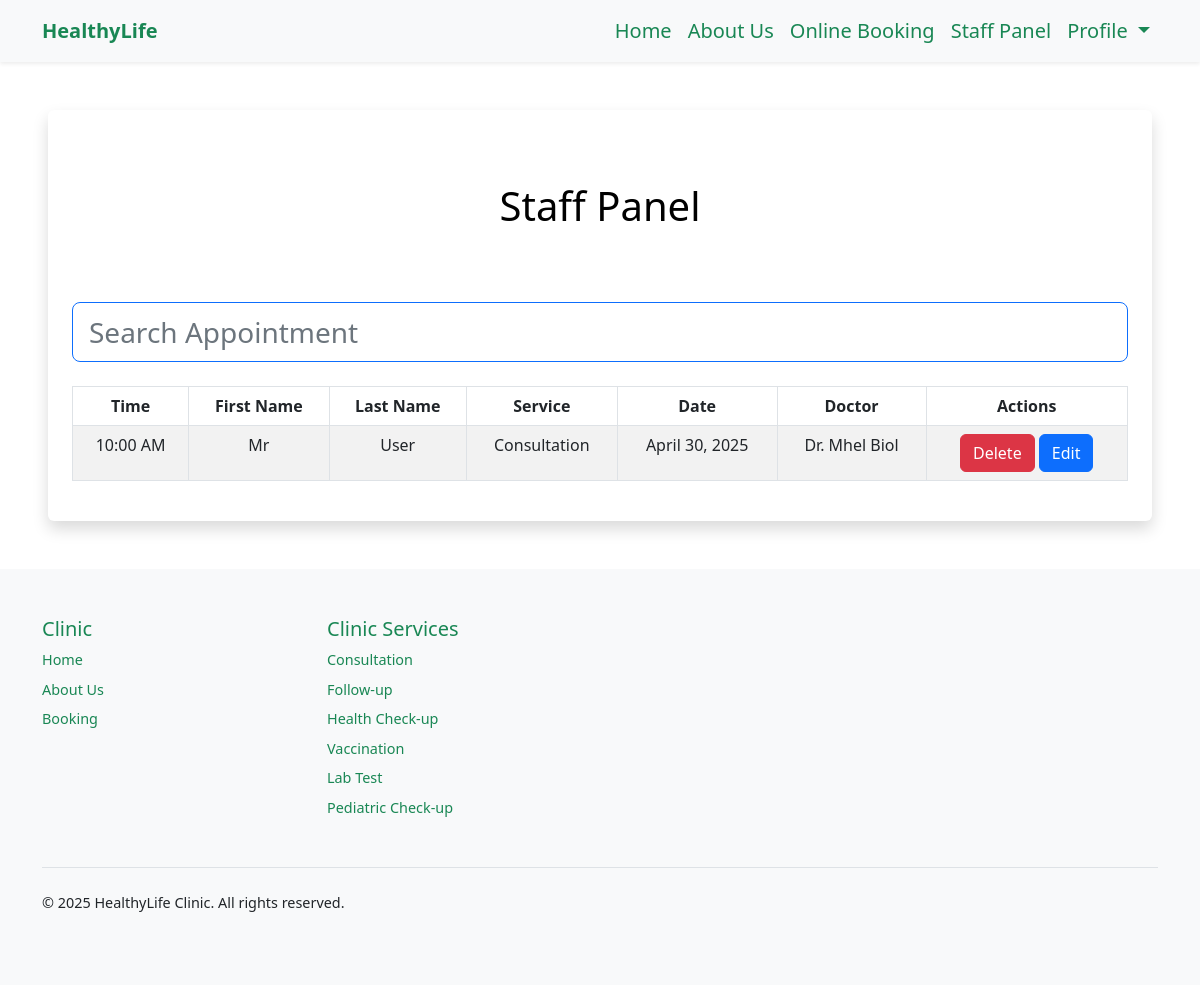
/staff-panel (signed in), run on an earlier commit of the app's database.
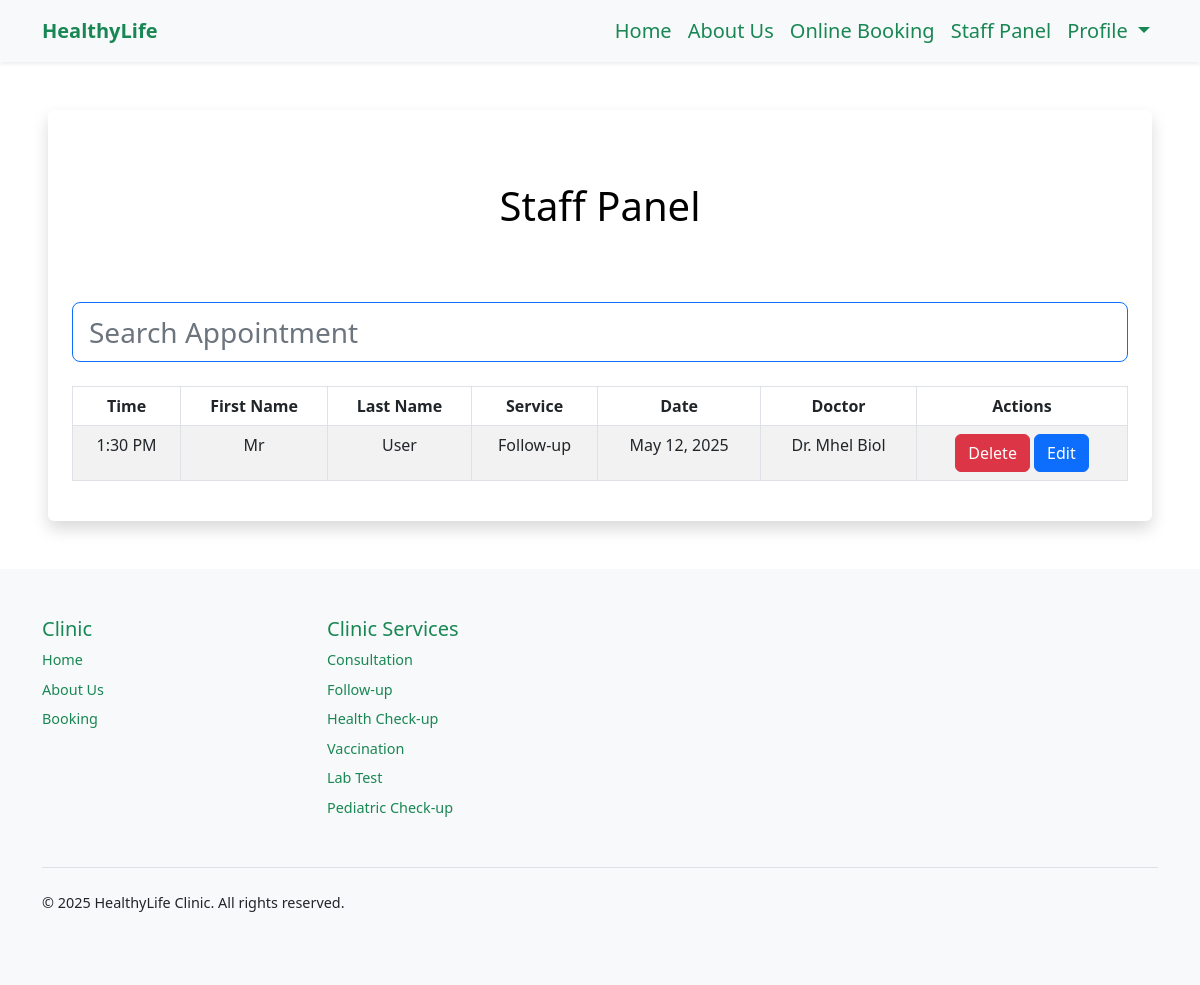
And on a later commit of the database.
### booking/models.py (models this page shows, shortened)
class Appointment(models.Model):
    user = models.ForeignKey(User, on_delete=models.CASCADE, null=True, blank=True)
    service = models.CharField(max_length=50, choices=SERVICE_CHOICES, default="Doctor care")
    doctor = models.CharField(max_length=255, default="Unknown")
    day = models.DateField(default=datetime.now)
    time = models.CharField(max_length=10, choices=TIME_CHOICES, default="3 PM")
    time_ordered = models.DateTimeField(default=datetime.now, blank=True)

### booking/views.py (the view)
# urls.py: path('staff-panel', views.staffPanel, name='staffPanel'),
def staffPanel(request):
    today = datetime.today()
    minDate = today.strftime('%Y-%m-%d')
    deltatime = today + timedelta(days=31)
    strdeltatime = deltatime.strftime('%Y-%m-%d')
    maxDate = strdeltatime
    items = Appointment.objects.filter(day__range=[minDate, maxDate]).order_by('day', 'time')
    return render(request, 'staffPanel.html', {
        'items': items,
    })

### booking/templates/staffPanel.html (shortened to what this page needs)
{% extends 'layout.html' %}
{% load static %}
{% block body %}
{% if user.is_authenticated and user.is_staff %}
<div class="shadow p-4 mb-5 bg-body bg-body rounded text-black  m-5 ">
    <h1 class="text-center mt-5 mb-5">Staff Panel</h1>
    <br>
    <input class="form-control form-control-lg fs-3 border border-primary" id="myInput" type="text" placeholder="Search Appointment">
    <br>
    <div class="table-responsive">
      <table class="table table-bordered table-striped table-hover mx-auto">
          <thead>
            <tr>
              <th class="text-center" scope="col">Time</th>
              <th class="text-center" scope="col">First Name</th>
              <th class="text-center" scope="col">Last Name</th>
              <th class="text-center" scope="col">Service</th>
              <th class="text-center" scope="col">Date</th>
              <th class="text-center" scope="col">Doctor</th>
              <th class="text-center" scope="col">Actions</th>
            </tr>
          </thead>
          <tbody id="myTable">
              {% for item in items %}
            <tr>
              <td class="text-center">{{item.time}}</td>
              <td class="text-center">{{item.user.first_name}}</td>
              <td class="text-center">{{item.user.last_name}}</td>
              <td class="text-center">{{item.service}}</td>
              <td class="text-center">{{item.day}}</td>
              <td class="text-center">{{item.doctor}}</td>
              <td class="text-center">
                <form action="{% url 'delete_appointment' item.id %}" method="POST" style="display:inline;">
                  <button type="submit" class="btn btn-danger">Delete</button>
                </form>
                <a href="{% url 'edit_appointment' item.id %}" class="btn btn-primary">Edit</a>
              </td>
            </tr>
              {% endfor %}
          </tbody>
        </table>
      </div>
</div>
{% else %}
<div class="shadow p-4 mb-5 bg-body bg-body rounded text-black  m-5">
  <h1 class="p-2  me-3">You are not admin</h1>
  <a href="{% url 'login' %}" class="btn btn-primary text-white">Sign in</a>
</div>
{% endif %}
{% endblock %}

What changed in the data, as far as the page shows it:
changed Appointment "Dr. Mhel Biol": time "10:00 AM" → "1:30 PM"; service "Consultation" → "Follow-up"; day "April 30, 2025" → "May 12, 2025"
